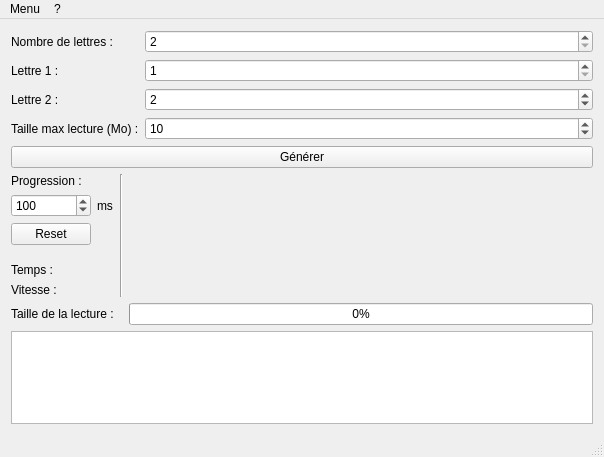
<?xml version="1.0" encoding="UTF-8"?>
<ui version="4.0">
 <class>MainWindow</class>
 <widget class="QMainWindow" name="MainWindow">
  <property name="geometry">
   <rect>
    <x>0</x>
    <y>0</y>
    <width>604</width>
    <height>457</height>
   </rect>
  </property>
  <property name="windowTitle">
   <string>Kolakoski Generator</string>
  </property>
  <widget class="QWidget" name="centralWidget">
   <layout class="QGridLayout" name="gridLayout">
    <item row="1" column="0" colspan="5">
     <layout class="QFormLayout" name="formLayout">
      <property name="fieldGrowthPolicy">
       <enum>QFormLayout::AllNonFixedFieldsGrow</enum>
      </property>
      <item row="0" column="0">
       <widget class="QLabel" name="label_2">
        <property name="text">
         <string>Nombre de lettres :</string>
        </property>
       </widget>
      </item>
      <item row="0" column="1">
       <widget class="QSpinBox" name="nombreLettres">
        <property name="minimum">
         <number>2</number>
        </property>
        <property name="value">
         <number>2</number>
        </property>
       </widget>
      </item>
      <item row="1" column="0">
       <widget class="QLabel" name="label_3">
        <property name="text">
         <string>Lettre 1 :</string>
        </property>
       </widget>
      </item>
      <item row="1" column="1">
       <widget class="QSpinBox" name="lettre_1">
        <property name="minimum">
         <number>1</number>
        </property>
       </widget>
      </item>
      <item row="2" column="0">
       <widget class="QLabel" name="label_4">
        <property name="text">
         <string>Lettre 2 :</string>
        </property>
       </widget>
      </item>
      <item row="2" column="1">
       <widget class="QSpinBox" name="lettre_2">
        <property name="minimum">
         <number>1</number>
        </property>
        <property name="value">
         <number>2</number>
        </property>
       </widget>
      </item>
      <item row="3" column="0">
       <widget class="QLabel" name="label_5">
        <property name="text">
         <string>Taille max lecture (Mo) :</string>
        </property>
       </widget>
      </item>
      <item row="3" column="1">
       <widget class="QSpinBox" name="limiteLecture">
        <property name="minimum">
         <number>1</number>
        </property>
        <property name="maximum">
         <number>2147483647</number>
        </property>
        <property name="value">
         <number>10</number>
        </property>
       </widget>
      </item>
     </layout>
    </item>
    <item row="3" column="3" rowspan="5">
     <widget class="QwtPlot" name="progression">
      <property name="sizePolicy">
       <sizepolicy hsizetype="Expanding" vsizetype="Expanding">
        <horstretch>0</horstretch>
        <verstretch>0</verstretch>
       </sizepolicy>
      </property>
     </widget>
    </item>
    <item row="15" column="0" colspan="5">
     <widget class="QPlainTextEdit" name="sortie">
      <property name="readOnly">
       <bool>true</bool>
      </property>
     </widget>
    </item>
    <item row="14" column="3" colspan="2">
     <widget class="QProgressBar" name="tailleLecture">
      <property name="value">
       <number>0</number>
      </property>
     </widget>
    </item>
    <item row="2" column="0" colspan="5">
     <widget class="QPushButton" name="generer">
      <property name="text">
       <string>Générer</string>
      </property>
     </widget>
    </item>
    <item row="3" column="0" colspan="2">
     <widget class="QLabel" name="label_7">
      <property name="text">
       <string>Progression :</string>
      </property>
     </widget>
    </item>
    <item row="14" column="0" colspan="2">
     <widget class="QLabel" name="label">
      <property name="text">
       <string>Taille de la lecture :</string>
      </property>
     </widget>
    </item>
    <item row="3" column="4" rowspan="5">
     <widget class="QwtPlot" name="difference">
      <property name="sizePolicy">
       <sizepolicy hsizetype="Expanding" vsizetype="Expanding">
        <horstretch>0</horstretch>
        <verstretch>0</verstretch>
       </sizepolicy>
      </property>
     </widget>
    </item>
    <item row="4" column="0">
     <widget class="QSpinBox" name="rafraichissement">
      <property name="minimum">
       <number>1</number>
      </property>
      <property name="maximum">
       <number>9999</number>
      </property>
      <property name="value">
       <number>100</number>
      </property>
     </widget>
    </item>
    <item row="4" column="1">
     <widget class="QLabel" name="label_6">
      <property name="text">
       <string>ms</string>
      </property>
     </widget>
    </item>
    <item row="5" column="0">
     <widget class="QPushButton" name="reset">
      <property name="text">
       <string>Reset</string>
      </property>
     </widget>
    </item>
    <item row="8" column="0">
     <widget class="QLabel" name="temps">
      <property name="text">
       <string>Temps :</string>
      </property>
     </widget>
    </item>
    <item row="9" column="0">
     <widget class="QLabel" name="vitesse">
      <property name="text">
       <string>Vitesse :</string>
      </property>
     </widget>
    </item>
    <item row="8" column="3" rowspan="2" colspan="2">
     <widget class="QwtPlot" name="fonction">
      <property name="sizePolicy">
       <sizepolicy hsizetype="Expanding" vsizetype="Expanding">
        <horstretch>0</horstretch>
        <verstretch>0</verstretch>
       </sizepolicy>
      </property>
     </widget>
    </item>
    <item row="3" column="2" rowspan="7">
     <widget class="Line" name="line">
      <property name="orientation">
       <enum>Qt::Vertical</enum>
      </property>
     </widget>
    </item>
   </layout>
  </widget>
  <widget class="QMenuBar" name="menuBar">
   <property name="geometry">
    <rect>
     <x>0</x>
     <y>0</y>
     <width>604</width>
     <height>22</height>
    </rect>
   </property>
   <widget class="QMenu" name="menuMenu">
    <property name="title">
     <string>Menu</string>
    </property>
    <addaction name="actionQuitter"/>
   </widget>
   <widget class="QMenu" name="menu">
    <property name="title">
     <string>?</string>
    </property>
   </widget>
   <addaction name="menuMenu"/>
   <addaction name="menu"/>
  </widget>
  <widget class="QStatusBar" name="statusBar"/>
  <action name="actionQuitter">
   <property name="text">
    <string>Quitter</string>
   </property>
   <property name="shortcut">
    <string>Ctrl+Q</string>
   </property>
  </action>
 </widget>
 <layoutdefault spacing="6" margin="11"/>
 <customwidgets>
  <customwidget>
   <class>QwtPlot</class>
   <extends>QFrame</extends>
   <header location="global">qwt_plot.h</header>
   <container>1</container>
  </customwidget>
 </customwidgets>
 <resources/>
 <connections>
  <connection>
   <sender>actionQuitter</sender>
   <signal>triggered()</signal>
   <receiver>MainWindow</receiver>
   <slot>close()</slot>
   <hints>
    <hint type="sourcelabel">
     <x>-1</x>
     <y>-1</y>
    </hint>
    <hint type="destinationlabel">
     <x>308</x>
     <y>235</y>
    </hint>
   </hints>
  </connection>
  <connection>
   <sender>generer</sender>
   <signal>clicked()</signal>
   <receiver>MainWindow</receiver>
   <slot>toogleGeneration()</slot>
   <hints>
    <hint type="sourcelabel">
     <x>231</x>
     <y>184</y>
    </hint>
    <hint type="destinationlabel">
     <x>611</x>
     <y>147</y>
    </hint>
   </hints>
  </connection>
  <connection>
   <sender>reset</sender>
   <signal>clicked()</signal>
   <receiver>MainWindow</receiver>
   <slot>resetPlots()</slot>
   <hints>
    <hint type="sourcelabel">
     <x>82</x>
     <y>260</y>
    </hint>
    <hint type="destinationlabel">
     <x>106</x>
     <y>258</y>
    </hint>
   </hints>
  </connection>
 </connections>
 <slots>
  <slot>toogleGeneration()</slot>
  <slot>resetPlots()</slot>
 </slots>
</ui>
